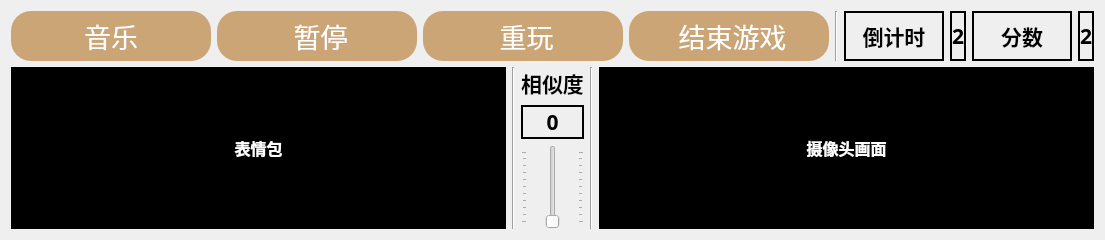
      <widget class="QWidget" name="page_3">
       <layout class="QVBoxLayout" name="verticalLayout_5">
        <item>
         <layout class="QHBoxLayout" name="horizontalLayout_7">
          <item>
           <layout class="QHBoxLayout" name="horizontalLayout_5">
            <item>
             <widget class="QPushButton" name="pushButton_9">
              <property name="sizePolicy">
               <sizepolicy hsizetype="Fixed" vsizetype="Fixed">
                <horstretch>0</horstretch>
                <verstretch>0</verstretch>
               </sizepolicy>
              </property>
              <property name="minimumSize">
               <size>
                <width>200</width>
                <height>50</height>
               </size>
              </property>
              <property name="font">
               <font>
                <family>微软雅黑</family>
                <pointsize>20</pointsize>
               </font>
              </property>
              <property name="styleSheet">
               <string notr="true">QPushButton{
background-color:rgb(203, 165, 118);
color:white;
border-radius:20px
}
QPushButton:pressed{
background-color: red;
color:black;
border-radius:18px
}
</string>
              </property>
              <property name="text">
               <string>音乐</string>
              </property>
              <property name="icon">
               <iconset resource="resource.qrc">
                <normaloff>:/newPrefix/static/music.png</normaloff>:/newPrefix/static/music.png</iconset>
              </property>
              <property name="iconSize">
               <size>
                <width>80</width>
                <height>60</height>
               </size>
              </property>
             </widget>
            </item>
            <item>
             <widget class="QPushButton" name="pushButton_17">
              <property name="sizePolicy">
               <sizepolicy hsizetype="Fixed" vsizetype="Fixed">
                <horstretch>0</horstretch>
                <verstretch>0</verstretch>
               </sizepolicy>
              </property>
              <property name="minimumSize">
               <size>
                <width>200</width>
                <height>50</height>
               </size>
              </property>
              <property name="font">
               <font>
                <family>微软雅黑</family>
                <pointsize>20</pointsize>
               </font>
              </property>
              <property name="styleSheet">
               <string notr="true">QPushButton{
background-color:rgb(203, 165, 118);
color:white;
border-radius:20px
}
QPushButton:pressed{
background-color: red;
color:black;
border-radius:18px
}
</string>
              </property>
              <property name="text">
               <string> 暂停</string>
              </property>
              <property name="icon">
               <iconset resource="resource.qrc">
                <normaloff>:/newPrefix/static/stop.png</normaloff>:/newPrefix/static/stop.png</iconset>
              </property>
              <property name="iconSize">
               <size>
                <width>40</width>
                <height>60</height>
               </size>
              </property>
             </widget>
            </item>
            <item>
             <widget class="QPushButton" name="pushButton_10">
              <property name="sizePolicy">
               <sizepolicy hsizetype="Fixed" vsizetype="Fixed">
                <horstretch>0</horstretch>
                <verstretch>0</verstretch>
               </sizepolicy>
              </property>
              <property name="minimumSize">
               <size>
                <width>200</width>
                <height>50</height>
               </size>
              </property>
              <property name="font">
               <font>
                <family>微软雅黑</family>
                <pointsize>20</pointsize>
               </font>
              </property>
              <property name="styleSheet">
               <string notr="true">QPushButton{
background-color:rgb(203, 165, 118);
color:white;
border-radius:20px
}
QPushButton:pressed{
background-color: red;
color:black;
border-radius:18px
}
</string>
              </property>
              <property name="text">
               <string> 重玩</string>
              </property>
              <property name="icon">
               <iconset resource="resource.qrc">
                <normaloff>:/newPrefix/static/convert.png</normaloff>:/newPrefix/static/convert.png</iconset>
              </property>
              <property name="iconSize">
               <size>
                <width>40</width>
                <height>50</height>
               </size>
              </property>
             </widget>
            </item>
            <item>
             <widget class="QPushButton" name="pushButton_11">
              <property name="sizePolicy">
               <sizepolicy hsizetype="Fixed" vsizetype="Fixed">
                <horstretch>0</horstretch>
                <verstretch>0</verstretch>
               </sizepolicy>
              </property>
              <property name="minimumSize">
               <size>
                <width>200</width>
                <height>50</height>
               </size>
              </property>
              <property name="font">
               <font>
                <family>微软雅黑</family>
                <pointsize>20</pointsize>
               </font>
              </property>
              <property name="styleSheet">
               <string notr="true">QPushButton{
background-color:rgb(203, 165, 118);
color:white;
border-radius:20px
}
QPushButton:pressed{
background-color: red;
color:black;
border-radius:18px
}
</string>
              </property>
              <property name="text">
               <string> 结束游戏</string>
              </property>
              <property name="icon">
               <iconset resource="resource.qrc">
                <normaloff>:/newPrefix/static/finish.png</normaloff>:/newPrefix/static/finish.png</iconset>
              </property>
              <property name="iconSize">
               <size>
                <width>30</width>
                <height>30</height>
               </size>
              </property>
             </widget>
            </item>
           </layout>
          </item>
          <item>
           <widget class="Line" name="line_3">
            <property name="orientation">
             <enum>Qt::Vertical</enum>
            </property>
           </widget>
          </item>
          <item>
           <layout class="QHBoxLayout" name="horizontalLayout_6">
            <item>
             <widget class="QLabel" name="label_4">
              <property name="sizePolicy">
               <sizepolicy hsizetype="Fixed" vsizetype="Preferred">
                <horstretch>0</horstretch>
                <verstretch>0</verstretch>
               </sizepolicy>
              </property>
              <property name="minimumSize">
               <size>
                <width>100</width>
                <height>0</height>
               </size>
              </property>
              <property name="font">
               <font>
                <family>微软雅黑</family>
                <pointsize>16</pointsize>
                <weight>75</weight>
                <bold>true</bold>
               </font>
              </property>
              <property name="styleSheet">
               <string notr="true">border:2px solid black</string>
              </property>
              <property name="text">
               <string>倒计时</string>
              </property>
              <property name="alignment">
               <set>Qt::AlignCenter</set>
              </property>
             </widget>
            </item>
            <item>
             <widget class="QLabel" name="label">
              <property name="font">
               <font>
                <family>微软雅黑</family>
                <pointsize>16</pointsize>
                <weight>75</weight>
                <bold>true</bold>
               </font>
              </property>
              <property name="styleSheet">
               <string notr="true">border:2px solid black</string>
              </property>
              <property name="text">
               <string>2</string>
              </property>
              <property name="alignment">
               <set>Qt::AlignCenter</set>
              </property>
             </widget>
            </item>
            <item>
             <widget class="QLabel" name="label_5">
              <property name="sizePolicy">
               <sizepolicy hsizetype="Fixed" vsizetype="Preferred">
                <horstretch>0</horstretch>
                <verstretch>0</verstretch>
               </sizepolicy>
              </property>
              <property name="minimumSize">
               <size>
                <width>100</width>
                <height>0</height>
               </size>
              </property>
              <property name="font">
               <font>
                <family>微软雅黑</family>
                <pointsize>16</pointsize>
                <weight>75</weight>
                <bold>true</bold>
               </font>
              </property>
              <property name="styleSheet">
               <string notr="true">border:2px solid black</string>
              </property>
              <property name="text">
               <string>分数</string>
              </property>
              <property name="alignment">
               <set>Qt::AlignCenter</set>
              </property>
             </widget>
            </item>
            <item>
             <widget class="QLabel" name="label_6">
              <property name="font">
               <font>
                <family>微软雅黑</family>
                <pointsize>16</pointsize>
                <weight>75</weight>
                <bold>true</bold>
               </font>
              </property>
              <property name="styleSheet">
               <string notr="true">border:2px solid black</string>
              </property>
              <property name="text">
               <string>2</string>
              </property>
              <property name="alignment">
               <set>Qt::AlignCenter</set>
              </property>
             </widget>
            </item>
           </layout>
          </item>
         </layout>
        </item>
        <item>
         <layout class="QHBoxLayout" name="horizontalLayout_4">
          <item>
           <widget class="QLabel" name="label_3">
            <property name="sizePolicy">
             <sizepolicy hsizetype="Expanding" vsizetype="Expanding">
              <horstretch>0</horstretch>
              <verstretch>0</verstretch>
             </sizepolicy>
            </property>
            <property name="font">
             <font>
              <family>微软雅黑</family>
              <pointsize>12</pointsize>
              <weight>75</weight>
              <bold>true</bold>
             </font>
            </property>
            <property name="styleSheet">
             <string notr="true">background-color: rgb(0, 0, 0);
color:white</string>
            </property>
            <property name="text">
             <string>表情包</string>
            </property>
            <property name="alignment">
             <set>Qt::AlignCenter</set>
            </property>
           </widget>
          </item>
          <item>
           <widget class="Line" name="line">
            <property name="orientation">
             <enum>Qt::Vertical</enum>
            </property>
           </widget>
          </item>
          <item>
           <layout class="QVBoxLayout" name="verticalLayout_4">
            <item>
             <widget class="QLabel" name="label_10">
              <property name="font">
               <font>
                <family>微软雅黑</family>
                <pointsize>16</pointsize>
                <weight>75</weight>
                <bold>true</bold>
               </font>
              </property>
              <property name="styleSheet">
               <string notr="true"/>
              </property>
              <property name="text">
               <string>相似度</string>
              </property>
              <property name="alignment">
               <set>Qt::AlignCenter</set>
              </property>
             </widget>
            </item>
            <item>
             <widget class="QLabel" name="label_7">
              <property name="font">
               <font>
                <family>微软雅黑</family>
                <pointsize>16</pointsize>
                <weight>75</weight>
                <bold>true</bold>
               </font>
              </property>
              <property name="styleSheet">
               <string notr="true">border:2px solid black</string>
              </property>
              <property name="text">
               <string>0</string>
              </property>
              <property name="alignment">
               <set>Qt::AlignCenter</set>
              </property>
             </widget>
            </item>
            <item>
             <widget class="QSlider" name="verticalSlider">
              <property name="sizePolicy">
               <sizepolicy hsizetype="Fixed" vsizetype="Expanding">
                <horstretch>0</horstretch>
                <verstretch>0</verstretch>
               </sizepolicy>
              </property>
              <property name="minimumSize">
               <size>
                <width>63</width>
                <height>0</height>
               </size>
              </property>
              <property name="focusPolicy">
               <enum>Qt::NoFocus</enum>
              </property>
              <property name="orientation">
               <enum>Qt::Vertical</enum>
              </property>
              <property name="invertedAppearance">
               <bool>false</bool>
              </property>
              <property name="invertedControls">
               <bool>false</bool>
              </property>
              <property name="tickPosition">
               <enum>QSlider::TicksBothSides</enum>
              </property>
             </widget>
            </item>
           </layout>
          </item>
          <item>
           <widget class="Line" name="line_2">
            <property name="orientation">
             <enum>Qt::Vertical</enum>
            </property>
           </widget>
          </item>
          <item>
           <widget class="QLabel" name="label_2">
            <property name="sizePolicy">
             <sizepolicy hsizetype="Expanding" vsizetype="Expanding">
              <horstretch>0</horstretch>
              <verstretch>0</verstretch>
             </sizepolicy>
            </property>
            <property name="font">
             <font>
              <family>微软雅黑</family>
              <pointsize>12</pointsize>
              <weight>75</weight>
              <bold>true</bold>
             </font>
            </property>
            <property name="styleSheet">
             <string notr="true">background-color: rgb(0, 0, 0);
color:white</string>
            </property>
            <property name="text">
             <string>摄像头画面</string>
            </property>
            <property name="alignment">
             <set>Qt::AlignCenter</set>
            </property>
           </widget>
          </item>
         </layout>
        </item>
       </layout>
      </widget>
